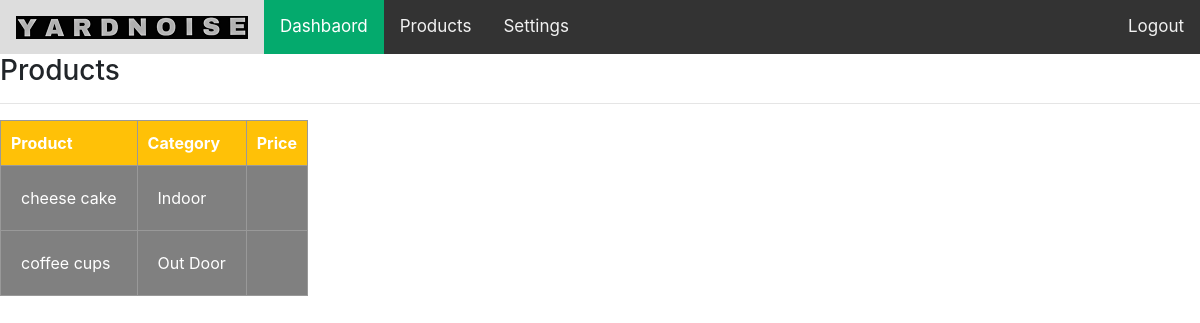
/product/ (signed in), run on the app's committed database.
### manager/models.py (models this page shows, shortened)
class Product(models.Model):
    CATEGORY =(('Indoor','Indoor'),
               ('Out Door','Out Door'),
               )
    tag = models.ManyToManyField(Tag)
    name = models.CharField(max_length=250,null=True)
    price = models.FloatField(max_length=250,null=True)
    category = models.CharField(max_length=250,null=True,choices=CATEGORY)
    description = models.CharField(max_length=250,null=True)
    date_created = models.DateTimeField(auto_now_add=True,null=True)

### manager/decorators.py (the view)
        def wrapper(request,*args,**kwargs):
            group = None
            if request.user.groups.exists():
                group = request.user.groups.all()[0].name
            if group in allowed_roles:
                return view(request, *args, **kwargs)
            else:
                return HttpResponse('They are not allowed to access this page')

### manager/views.py (called while the page is built)
@login_required(login_url='login')
@allowed_user(allowed_roles=['admin'])
def products(request):
    products = Product.objects.all()
    context = {
        'products':products
    }
    return render(request, 'manager/products.html',context)

### manager/templates/manager/products.html
{% extends 'manager/main.html' %}
{% block content %}
<h3>Products</h3>
<hr>
<table>
  <tr>
    <th>Product</th>
    <th>Category</th>
    <th>Price</th>
  </tr>
    {% for i in products %}
  <tr>
   <td>{{i.name}}</td>
   <td>{{i.category}}</td>
   <td>{{i.phone}}</td>
  </tr>
   {% endfor %}
</table>
{% endblock %}

### manager/static/manager/style.css (style rules this page uses)
td, th { border: 1px solid #999; padding: 20px; }
td { background: gray; color: white; }
th { background: #ffc107; color: white; border-radius: 0; top: 0; padding: 10px; }

### data on the page
Product: name "cheese cake", category "Indoor"
Product: name "coffee cups", category "Out Door"
